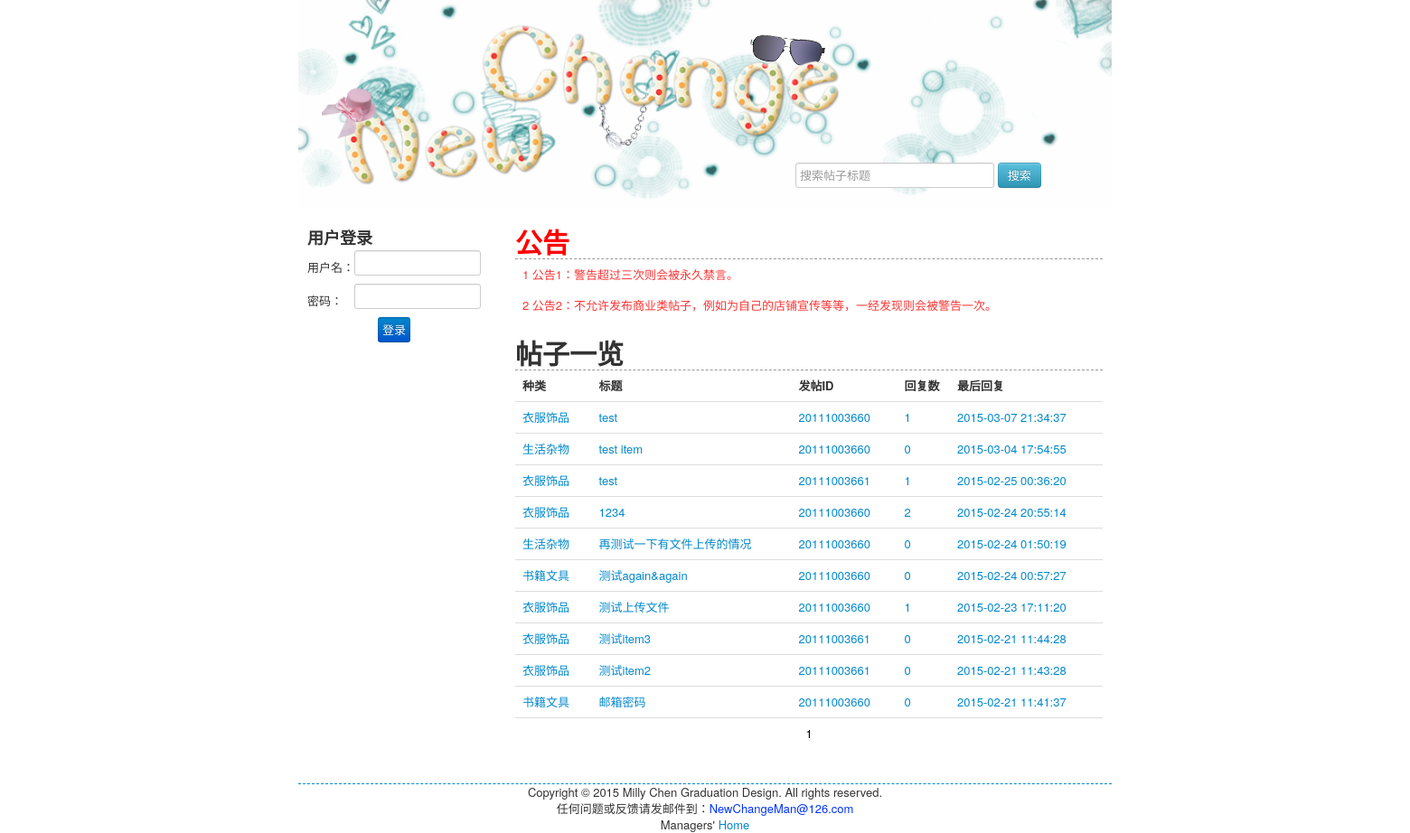
The page / on the database its author committed.
### tables this page shows
CREATE TABLE IF NOT EXISTS `rule` (
  `id` bigint(20) NOT NULL AUTO_INCREMENT,
  `content` text NOT NULL,
  `last_editor` varchar(30) NOT NULL,
  PRIMARY KEY (`id`),
  KEY `author` (`last_editor`)
);

CREATE TABLE IF NOT EXISTS `item` (
  `item_id` bigint(100) NOT NULL AUTO_INCREMENT,
  `type` bigint(20) NOT NULL,
  `title` text NOT NULL,
  `content` text NOT NULL,
  `attachment` text COMMENT '默认为null，有path则取path',
  `author` varchar(30) NOT NULL,
  `time` datetime NOT NULL COMMENT '发帖时间',
  `last_modify` datetime NOT NULL,
  `status` char(2) NOT NULL DEFAULT '0' COMMENT '0代表正常，1代表不显示',
  PRIMARY KEY (`item_id`),
  KEY `author` (`author`),
  KEY `type` (`type`)
);

CREATE TABLE IF NOT EXISTS `type` (
  `type` bigint(20) NOT NULL AUTO_INCREMENT,
  `name` varchar(20) NOT NULL,
  PRIMARY KEY (`type`)
);

### index.php (the view, shortened to what this page needs)
<!DOCTYPE html PUBLIC "-//W3C//DTD XHTML 1.0 Transitional//EN" "http://www.w3.org/TR/xhtml1/DTD/xhtml1-transitional.dtd">
<html xmlns="http://www.w3.org/1999/xhtml">
<head>
<link href="style/bootstrap/css/bootstrap.min.css"  type="text/css" rel="stylesheet" />
<link href="style/style.css" type="text/css" rel="stylesheet" />
</head>
<body>
<div id="header">
<div id="search_tab">
    <form class="form-search" action="others/itemsearch.php" method="get">
    <input type="text" placeholder="搜索帖子标题" name="title">
    <button type="submit" class="btn btn-info" name="search">搜索</button>
    </form>
</div>
</div>
<div id="middle">
<div id="middle_left">
<?php
if(isset($_SESSION['user_id'])){
?>
<h3>个人中心</h3>
<ul class="nav nav-tabs nav-stacked">
<li>
<a href="others/myitem.php">我的帖子</a>
</li>
<li>
<?php
$alarm_rs=mysql_query("select * from user where user_id=".$_SESSION['user_id']);
$alarm_row=mysql_fetch_array($alarm_rs)
?>
<a href="others/myalarm.php">违规记录(<?php echo $alarm_row["alarm"]; ?>)</a>
</li>
<li>
<a href="deal/log off.php">退出登录</a>
</li>
</ul>
<h3>帖子汇总</h3>
<ul class="nav nav-tabs nav-stacked">
<?php
$type_rs=mysql_query("select * from type");
while($type_row=mysql_fetch_array($type_rs))
{?>
    <li><a href="others/typeselect.php?type=<?php echo $type_row['type'] ?>"><?php echo $type_row["name"]; ?></a></li>
<?php
}
?>
</ul>
<?php
}else{
?>
<h3>用户登录</h3>
<form method="post" action="deal/login_check.php"><table>
<tr><td>用户名：</td><td><input type="text" name="user_id" style="width:130px;" /></td></tr>
<tr><td>密码：</td><td><input type="password" name="password"  style="width:130px;"/></td></tr>
<tr><td colspan="2" align="center"><input type="submit" name="login" value="登录" class="btn-primary" /></td></tr>
</table></form>
<?php
}
?>
</div>
<div id="middle_right">
<h1 class="font_style2 border1">公告</h1>
<table class="table">
<?php
$rules=mysql_query("select * from rule");
$rules_cou=1;
while($rules_rs=mysql_fetch_array($rules)){
?>
<tr class="font_style3"><td style="border:0px;">
<?php
echo $rules_cou." ".$rules_rs["content"];
$rules_cou=$rules_cou+1;
?>
</td></tr>
<?php } ?>
</table>
<h1 class="border1">帖子一览</h1>
<table class="table">
<thead>
<tr>
<th width="13%">种类</th>
<th width="34%">标题</th>
<th width="18%">发帖ID</th>
<th width="9%">回复数</th>
<th width="26%">最后回复</th>
</tr>
</thead>
<tbody>
<?php
$perNumber=20;
$page=$_GET['page'];
if (!isset($page)) {
 $page=1;
}
$startCount=($page-1)*$perNumber;
$result=mysql_query("select * from item where status='0' order by last_modify desc limit $startCount,$perNumber");
while ($row=mysql_fetch_array($result)) {
$type=$row["type"];
$item_id=$row["item_id"];
?>
<tr class="font_style1">
<td>
<?php
$res=mysql_query("select * from type where type=".$type);
$list=mysql_fetch_array($res);
echo $list["name"];
?>
</td>
<td><a href="others/item_detail.php?item_id=<?php echo $item_id; ?>"><?php echo $row["title"]; ?></a></td>
<td><?php echo $row["author"]; ?></td>
<td>
<?php
$reply_count=mysql_query("select * from reply where status='0' and item_id=".$item_id);
echo mysql_num_rows($reply_count);
?></td>
<td><?php echo $row["last_modify"]; ?></td>
</tr>
<?php
}
?>
<tr>
<td colspan="5" style="text-align:center; color:#000;">
<?php echo $page; ?>
</td>
</tr>
</tbody>
</table>
</div>
</div>
<div id="footer">
Copyright © 2015 Milly Chen Graduation Design. All rights reserved.<br />
任何问题或反馈请发邮件到：<span style="color:#03F;">NewChangeMan@126.com</span><br />
Managers' <a href="others/notice_mag.php">Home</a>
</div>
</body>
</html>

### style/style.css (style rules this page uses)
* { margin:0px; padding:0px; }
#header { width:900px; height:230px; background-image:url(image/backgroung.png); margin:0 auto; }
#search_tab { position:relative; left:550px; top:180px; }
#middle { width:880px; margin:0 auto; padding:20px 10px; min-height:400px; }
#middle_left { width:210px; float:left; }
#middle_right { width:650px; float:right; }
#footer { width:900px; margin:0 auto; border-top:dashed 1px #0088CC; text-align:center; }
.font_style1 { color:#0088CC; }
.font_style2 { color:#F00; }
.font_style3 { color:#F33; }
.border1 { border-bottom:dashed 1px #999; }

### rows shown on the page
rule: content "公告1：警告超过三次则会被永久禁言。"
rule: content "公告2：不允许发布商业类帖子，例如为自己的店铺宣传等等，一经发现则会被警告一次。"
item: type.name "衣服饰品", title "test", author "20111003660", mysql_num_rows($reply_count) "1", last_modify "2015-03-07 21:34:37"
item: type.name "生活杂物", title "test item", author "20111003660", mysql_num_rows($reply_count) "0", last_modify "2015-03-04 17:54:55"
item: type.name "衣服饰品", title "test", author "20111003661", mysql_num_rows($reply_count) "1", last_modify "2015-02-25 00:36:20"
item: type.name "衣服饰品", title "1234", author "20111003660", mysql_num_rows($reply_count) "2", last_modify "2015-02-24 20:55:14"
item: type.name "生活杂物", title "再测试一下有文件上传的情况", author "20111003660", mysql_num_rows($reply_count) "0", last_modify "2015-02-24 01:50:19"
item: type.name "书籍文具", title "测试again&again", author "20111003660", mysql_num_rows($reply_count) "0", last_modify "2015-02-24 00:57:27"
item: type.name "衣服饰品", title "测试上传文件", author "20111003660", mysql_num_rows($reply_count) "1", last_modify "2015-02-23 17:11:20"
item: type.name "衣服饰品", title "测试item3", author "20111003661", mysql_num_rows($reply_count) "0", last_modify "2015-02-21 11:44:28"
item: type.name "衣服饰品", title "测试item2", author "20111003661", mysql_num_rows($reply_count) "0", last_modify "2015-02-21 11:43:28"
item: type.name "书籍文具", title "邮箱密码", author "20111003660", mysql_num_rows($reply_count) "0", last_modify "2015-02-21 11:41:37"

### other values the page prints
$page "1"
